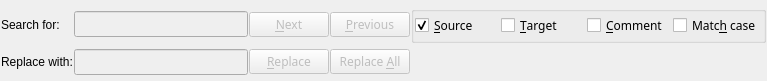
<ui version="4.0" >
 <author></author>
 <comment></comment>
 <exportmacro></exportmacro>
 <class>frmFind</class>
 <widget class="QWidget" name="frmFind" >
  <property name="enabled" >
   <bool>true</bool>
  </property>
  <property name="geometry" >
   <rect>
    <x>0</x>
    <y>0</y>
    <width>767</width>
    <height>81</height>
   </rect>
  </property>
  <property name="sizePolicy" >
   <sizepolicy>
    <hsizetype>5</hsizetype>
    <vsizetype>0</vsizetype>
    <horstretch>0</horstretch>
    <verstretch>0</verstretch>
   </sizepolicy>
  </property>
  <property name="minimumSize" >
   <size>
    <width>600</width>
    <height>20</height>
   </size>
  </property>
  <property name="contextMenuPolicy" >
   <enum>Qt::DefaultContextMenu</enum>
  </property>
  <property name="windowTitle" >
   <string>Find &amp; Replace</string>
  </property>
  <property name="autoFillBackground" >
   <bool>true</bool>
  </property>
  <layout class="QGridLayout" >
   <property name="margin" >
    <number>1</number>
   </property>
   <property name="spacing" >
    <number>1</number>
   </property>
   <item row="1" column="0" >
    <widget class="QLabel" name="lblReplace" >
     <property name="sizeIncrement" >
      <size>
       <width>0</width>
       <height>0</height>
      </size>
     </property>
     <property name="text" >
      <string>Replace with:</string>
     </property>
    </widget>
   </item>
   <item row="1" column="3" >
    <widget class="QPushButton" name="replaceAll" >
     <property name="enabled" >
      <bool>false</bool>
     </property>
     <property name="sizePolicy" >
      <sizepolicy>
       <hsizetype>0</hsizetype>
       <vsizetype>0</vsizetype>
       <horstretch>0</horstretch>
       <verstretch>0</verstretch>
      </sizepolicy>
     </property>
     <property name="font" >
      <font>
       <family>Sans Serif</family>
       <pointsize>9</pointsize>
       <weight>50</weight>
       <italic>false</italic>
       <bold>false</bold>
       <underline>false</underline>
       <strikeout>false</strikeout>
      </font>
     </property>
     <property name="text" >
      <string>Replace &amp;All</string>
     </property>
     <property name="icon" >
      <iconset/>
     </property>
     <property name="autoDefault" >
      <bool>true</bool>
     </property>
     <property name="default" >
      <bool>true</bool>
     </property>
     <property name="flat" >
      <bool>false</bool>
     </property>
    </widget>
   </item>
   <item row="1" column="2" >
    <widget class="QPushButton" name="replace" >
     <property name="enabled" >
      <bool>false</bool>
     </property>
     <property name="sizePolicy" >
      <sizepolicy>
       <hsizetype>0</hsizetype>
       <vsizetype>0</vsizetype>
       <horstretch>0</horstretch>
       <verstretch>0</verstretch>
      </sizepolicy>
     </property>
     <property name="font" >
      <font>
       <family>Sans Serif</family>
       <pointsize>9</pointsize>
       <weight>50</weight>
       <italic>false</italic>
       <bold>false</bold>
       <underline>false</underline>
       <strikeout>false</strikeout>
      </font>
     </property>
     <property name="layoutDirection" >
      <enum>Qt::LeftToRight</enum>
     </property>
     <property name="text" >
      <string>&amp;Replace</string>
     </property>
     <property name="icon" >
      <iconset/>
     </property>
     <property name="autoDefault" >
      <bool>true</bool>
     </property>
     <property name="default" >
      <bool>true</bool>
     </property>
     <property name="flat" >
      <bool>false</bool>
     </property>
    </widget>
   </item>
   <item row="1" column="1" >
    <widget class="QLineEdit" name="lineEdit_2" >
     <property name="enabled" >
      <bool>false</bool>
     </property>
     <property name="minimumSize" >
      <size>
       <width>0</width>
       <height>26</height>
      </size>
     </property>
    </widget>
   </item>
   <item row="0" column="4" >
    <widget class="QGroupBox" name="groupBox" >
     <property name="sizePolicy" >
      <sizepolicy>
       <hsizetype>0</hsizetype>
       <vsizetype>0</vsizetype>
       <horstretch>0</horstretch>
       <verstretch>0</verstretch>
      </sizepolicy>
     </property>
     <property name="font" >
      <font>
       <family>Sans Serif</family>
       <pointsize>9</pointsize>
       <weight>75</weight>
       <italic>false</italic>
       <bold>true</bold>
       <underline>false</underline>
       <strikeout>false</strikeout>
      </font>
     </property>
     <property name="title" >
      <string/>
     </property>
     <layout class="QHBoxLayout" >
      <property name="margin" >
       <number>1</number>
      </property>
      <property name="spacing" >
       <number>1</number>
      </property>
      <item>
       <widget class="QCheckBox" name="insource" >
        <property name="minimumSize" >
         <size>
          <width>85</width>
          <height>0</height>
         </size>
        </property>
        <property name="font" >
         <font>
          <family>Sans Serif</family>
          <pointsize>9</pointsize>
          <weight>50</weight>
          <italic>false</italic>
          <bold>false</bold>
          <underline>false</underline>
          <strikeout>false</strikeout>
         </font>
        </property>
        <property name="text" >
         <string>&amp;Source</string>
        </property>
        <property name="checkable" >
         <bool>true</bool>
        </property>
        <property name="checked" >
         <bool>true</bool>
        </property>
        <property name="tristate" >
         <bool>false</bool>
        </property>
       </widget>
      </item>
      <item>
       <widget class="QCheckBox" name="intarget" >
        <property name="minimumSize" >
         <size>
          <width>85</width>
          <height>0</height>
         </size>
        </property>
        <property name="font" >
         <font>
          <family>Sans Serif</family>
          <pointsize>9</pointsize>
          <weight>50</weight>
          <italic>false</italic>
          <bold>false</bold>
          <underline>false</underline>
          <strikeout>false</strikeout>
         </font>
        </property>
        <property name="text" >
         <string>&amp;Target</string>
        </property>
       </widget>
      </item>
      <item>
       <widget class="QCheckBox" name="incomment" >
        <property name="minimumSize" >
         <size>
          <width>85</width>
          <height>0</height>
         </size>
        </property>
        <property name="font" >
         <font>
          <family>Sans Serif</family>
          <pointsize>9</pointsize>
          <weight>50</weight>
          <italic>false</italic>
          <bold>false</bold>
          <underline>false</underline>
          <strikeout>false</strikeout>
         </font>
        </property>
        <property name="text" >
         <string>&amp;Comment</string>
        </property>
        <property name="checked" >
         <bool>false</bool>
        </property>
       </widget>
      </item>
      <item>
       <widget class="QCheckBox" name="matchcase" >
        <property name="minimumSize" >
         <size>
          <width>85</width>
          <height>0</height>
         </size>
        </property>
        <property name="font" >
         <font>
          <family>Sans Serif</family>
          <pointsize>9</pointsize>
          <weight>50</weight>
          <italic>false</italic>
          <bold>false</bold>
          <underline>false</underline>
          <strikeout>false</strikeout>
         </font>
        </property>
        <property name="text" >
         <string>Matc&amp;h case</string>
        </property>
       </widget>
      </item>
     </layout>
    </widget>
   </item>
   <item row="0" column="2" >
    <widget class="QPushButton" name="findNext" >
     <property name="enabled" >
      <bool>false</bool>
     </property>
     <property name="sizePolicy" >
      <sizepolicy>
       <hsizetype>0</hsizetype>
       <vsizetype>0</vsizetype>
       <horstretch>0</horstretch>
       <verstretch>0</verstretch>
      </sizepolicy>
     </property>
     <property name="font" >
      <font>
       <family>Sans Serif</family>
       <pointsize>9</pointsize>
       <weight>50</weight>
       <italic>false</italic>
       <bold>false</bold>
       <underline>false</underline>
       <strikeout>false</strikeout>
      </font>
     </property>
     <property name="layoutDirection" >
      <enum>Qt::LeftToRight</enum>
     </property>
     <property name="text" >
      <string>&amp;Next</string>
     </property>
     <property name="icon" >
      <iconset/>
     </property>
     <property name="autoDefault" >
      <bool>true</bool>
     </property>
     <property name="default" >
      <bool>true</bool>
     </property>
     <property name="flat" >
      <bool>false</bool>
     </property>
    </widget>
   </item>
   <item row="0" column="1" >
    <widget class="QLineEdit" name="lineEdit" >
     <property name="enabled" >
      <bool>false</bool>
     </property>
     <property name="minimumSize" >
      <size>
       <width>0</width>
       <height>26</height>
      </size>
     </property>
    </widget>
   </item>
   <item row="0" column="0" >
    <widget class="QLabel" name="lblFind" >
     <property name="sizeIncrement" >
      <size>
       <width>0</width>
       <height>0</height>
      </size>
     </property>
     <property name="text" >
      <string>Search for:</string>
     </property>
    </widget>
   </item>
   <item row="0" column="3" >
    <widget class="QPushButton" name="findPrevious" >
     <property name="enabled" >
      <bool>false</bool>
     </property>
     <property name="sizePolicy" >
      <sizepolicy>
       <hsizetype>0</hsizetype>
       <vsizetype>0</vsizetype>
       <horstretch>17</horstretch>
       <verstretch>0</verstretch>
      </sizepolicy>
     </property>
     <property name="maximumSize" >
      <size>
       <width>16777215</width>
       <height>16777215</height>
      </size>
     </property>
     <property name="font" >
      <font>
       <family>Sans Serif</family>
       <pointsize>9</pointsize>
       <weight>50</weight>
       <italic>false</italic>
       <bold>false</bold>
       <underline>false</underline>
       <strikeout>false</strikeout>
      </font>
     </property>
     <property name="text" >
      <string>  &amp;Previous  </string>
     </property>
     <property name="icon" >
      <iconset/>
     </property>
     <property name="autoDefault" >
      <bool>true</bool>
     </property>
     <property name="default" >
      <bool>true</bool>
     </property>
     <property name="flat" >
      <bool>false</bool>
     </property>
    </widget>
   </item>
  </layout>
 </widget>
 <pixmapfunction></pixmapfunction>
 <tabstops>
  <tabstop>lineEdit</tabstop>
  <tabstop>findNext</tabstop>
  <tabstop>findPrevious</tabstop>
  <tabstop>lineEdit_2</tabstop>
  <tabstop>replace</tabstop>
  <tabstop>replaceAll</tabstop>
 </tabstops>
 <resources/>
 <connections/>
</ui>
